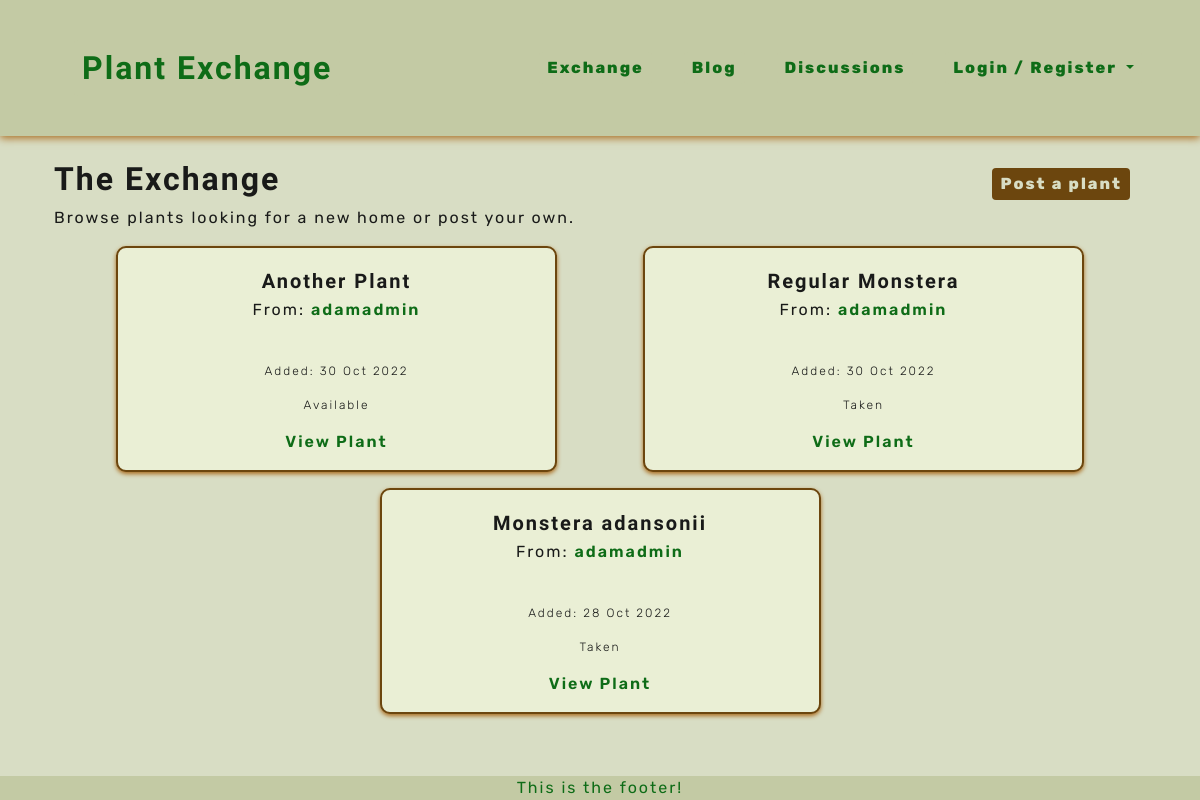
The page /exchange/ on the database its author committed.
### plants/models.py (models this page shows, shortened)
class Plant(models.Model):
    title = models.CharField(max_length=40)
    owner = models.ForeignKey(User, on_delete=models.CASCADE, related_name='owner')
    category = models.ForeignKey(Category, on_delete=models.SET_DEFAULT, default='none')
    description = models.TextField()
    image = CloudinaryField('image', null=True, blank=True, default='placeholder')
    will_trade_for = models.CharField(max_length=140, null=True, blank=True)
    added_on = models.DateField(auto_now_add=True)
    updated_on = models.DateField(auto_now=True)
    status = models.IntegerField(choices=STATUS, default=0)
    class Meta:
        ordering = ['-added_on',]
        get_latest_by = ['added_on']

### plants/views.py (the view)
# urls.py: path('exchange/', views.PlantList.as_view(), name='exchange'),
class PlantList(generic.ListView):
    model = Plant
    queryset = Plant.objects.all().order_by('status', '-added_on')
    template_name = 'plants/exchange.html'
    paginate_by = 10

### profiles/contexts.py (called while the page is built)
def inbox_messages(request):
    messages = Message.objects.filter(receiver=request.user.id).filter(read=False).count()
    context = {
        'inbox_messages': messages,
    }
    return context

### plants/templates/plants/exchange.html (shortened to what this page needs)
{% extends 'base.html' %}
{% load static %}
{% block content %}
<section class="container-fluid">
    <div class="col-12">
        <div class="d-flex justify-content-between">
            <div>
                <h1 class="headings headings-big">The Exchange</h1>
                <p>Browse plants looking for a new home or post your own.</p>
            </div>
            <div>
                <a class="plnt-btn" href="{% url 'plants:add_plant' %}">Post a plant</a>
            </div>
        </div>
        <div class="row d-flex justify-content-evenly">
            {% for plant in plant_list %}
            <div class="col-md-5">
                <div class="plant-card text-center">
                    <div>
                        <h2 class="headings headings-sm">{{ plant.title }}</h2>
                        <p>From: <a class="plnt-links" href="{% url 'profiles:profile' user_id=plant.owner.id %}">
                            {{ plant.owner }}</a></p>
                    </div>
                    <div class="image-container">
                    </div>
                    <div>
                        <p class="little">Added: {{ plant.added_on|date:"d M Y" }}</p>
                        {% if plant.status == 0 %}
                        <p class="little">Available</p>
                        {% else %}
                        <p class="little">Taken</p>
                        {% endif %}
                        <a class="plnt-links" href="{% url 'plants:plant_detail' plant_id=plant.id %}">View Plant</a>
                    </div>
                </div>
            </div>
            {% if forloop.counter|divisibleby:2 %}
        </div>
        <div class="row d-flex justify-content-evenly">
            {% endif %}
            {% endfor %}
        </div>
    </div>
</section>
{% endblock content %}

### static/css/style.css (style rules this page uses)
:root { --site-black: #191a19; --site-white: #d8ddc4; --site-whiter: #eaefd5; --site-beige: #c3caa4; --site-dark-brown: #6c460e; --site-med-brown: #996314; --site-light-brown: #aa6c1f; --site-dark-green: #0e6c17; --site-med-green: #469c36; --site-light-green: #5dc64d; }
html { height: 100%; }
body { font-family: "Rubik", sans-serif; color: var(--site-black); font-size: 1rem; letter-spacing: 2px; background-color: var(--site-white); }
.headings { font-family: 'Zen Antique Soft', serif; font-weight: 800; margin: 0.25em 0; }
.headings-big { font-size: 2em; }
.headings-sm { font-size: 1.25em; }
.little { font-weight: 300; font-size: 0.75em; }
a { text-decoration: none; }
.plnt-links { cursor: pointer; font-weight: 600; color: var(--site-dark-green); border: none; }
.plnt-btn { cursor: pointer; display: inline-block; padding: 0.25rem 0.5rem; color: var(--site-white); background-color: var(--site-dark-brown); font-weight: 800; margin: 1em; border-radius: 4px; transition: color .4s linear, box-shadow .6s linear; }
.plant-card { padding: 1em; margin-bottom: 1em; border: 2px solid var(--site-dark-brown); border-radius: 10px; background-color: var(--site-whiter); box-shadow: 0 2px 4px 0 var(--site-light-brown); overflow-wrap: break-word; }

### rows shown on the page
Plant: title "Another Plant", owner "adamadmin", added_on "30 Oct 2022", status "Available"
Plant: title "Regular Monstera", owner "adamadmin", added_on "30 Oct 2022", status "Taken"
Plant: title "Monstera adansonii", owner "adamadmin", added_on "28 Oct 2022", status "Taken"
